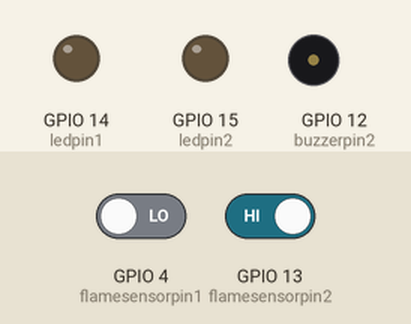
Simulated run of this sketch. Board: ESP8266 (NodeMCU). Shown: output pins drawn as LEDs (lit = HIGH), buzzer (waves = sounding, pin HIGH). Inputs (shaded band) come from the test bench; at power-on: GPIO 4 (flamesensorpin1) LOW, GPIO 13 (flamesensorpin2) HIGH. WiFi joins after 1.5 s; servers stay silent unless stated; what the sketch prints to the serial monitor is not drawn.

Above: at 4.7 s.
4.8 s: GPIO 4 (flamesensorpin1) driven HIGH and GPIO 13 (flamesensorpin2) driven LOW
7.8 s: GPIO 4 (flamesensorpin1) driven LOW
At 9.9 s:
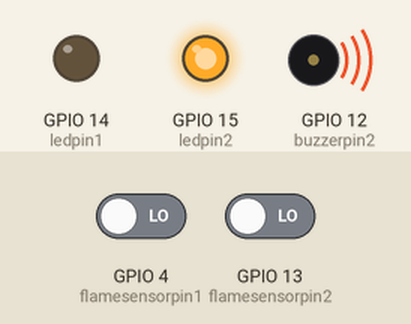
At 40.3 s:
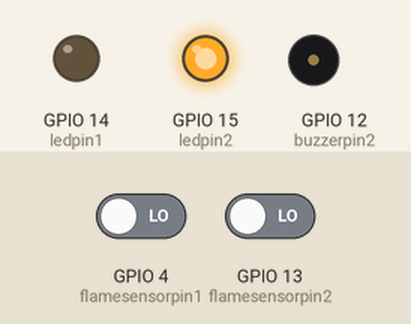
Timing chart, 0 to 40.6 s (numbered marks = the images above; inputs shaded):
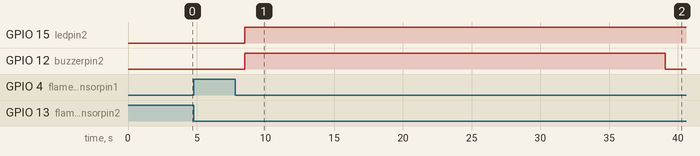

The sketch:

group_project.ino
```cpp
#include<ThingSpeak.h>
#include<ESP8266WiFi.h>
#include<WiFiClient.h>
WiFiClient client;
unsigned long ChanelNumber= 1377173;
const char* WriteApikey ="CO91P0YCUPRYCLXU";
const char* ReadApikey="WJG57RWMVNMTL2XW";
char* server="api.thingspeak.com";
const int fieldnum1=1;//field 1 for room1
const int fieldnum2=2;//field 2 for room 2

int flamesensorpin1=4;//D2 - flame sensor input pin for room 1

int ledpin1=14;//D5 for room1
int flame_state1=LOW;//initial state in case of falme sensor in room 1 is 0
int flamesensorpin2=13;//D7 - flame sensor input pin for room 2
int buzzerpin2=12;//D6 - buzzer pin for room 2
int ledpin2=15;//D8 for room2
int flame_state2=LOW;//initial state in case of falme sensor in room 2 is 0

void setup()
{
  Serial.begin(115200);
  delay(2000);

  pinMode(ledpin1,OUTPUT);
  pinMode(flamesensorpin1,INPUT);
  pinMode(buzzerpin2,OUTPUT);
  pinMode(ledpin2,OUTPUT);
  pinMode(flamesensorpin2,INPUT);
  Serial.println();

  WiFi.begin("Naresh","snk@1964");

   Serial.print("Connecting");
   while(WiFi.status()!=WL_CONNECTED)
   {
    delay(500);
    Serial.print(".");
   }
   Serial.println();
   Serial.print("Connected,IPaddress: ");
   Serial.println(WiFi.localIP());
   ThingSpeak.begin(client);
   digitalWrite(buzzerpin2,LOW);
}
void loop()
{
  digitalWrite(buzzerpin2,LOW);
  delay(5000);
  Serial.println("Welcome to fire fighting system!");
  Serial.print("Reading from flame sensor of room1: ");
  flame_state1=digitalRead(flamesensorpin1);
  Serial.println(flame_state1);
  Serial.print("Reading from flame sensor of room2: ");
  flame_state2=digitalRead(flamesensorpin2);
  Serial.println(flame_state2);
  if(flame_state1==1)
  {
      digitalWrite(buzzerpin2,HIGH);
      digitalWrite(ledpin1,HIGH);
    }
    else
    {  digitalWrite(buzzerpin2,LOW);
      digitalWrite(ledpin1,LOW);}
  if(flame_state2==0)
  {
    digitalWrite(buzzerpin2,HIGH);
  digitalWrite(ledpin2,HIGH);
   }
   else
   {
    digitalWrite(buzzerpin2,LOW);
      digitalWrite(ledpin2,LOW);}
  ThingSpeak.writeField(ChanelNumber, fieldnum1,flame_state1,WriteApikey);
  delay(15000);
  ThingSpeak.writeField(ChanelNumber,fieldnum2,flame_state2,WriteApikey);
 Serial.println("data sent to thingspeak");
  delay(15000);


}
```

Measured:
- after the input at 4.8 s, every drawn part: stays the same
- after the input at 7.8 s, GPIO 14 (ledpin1): stays LOW (without the input it goes to HIGH after 0.71 s)
